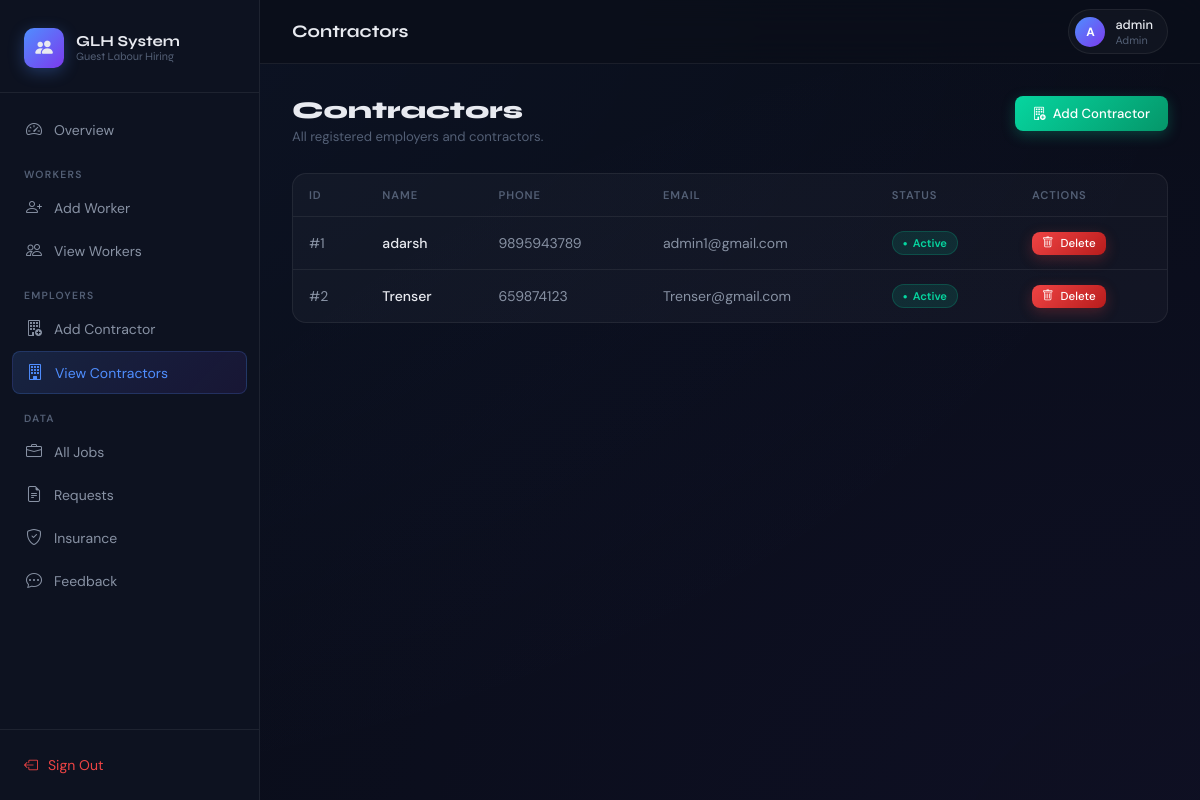
Page /admin-panel/contractors/ (signed in) on the committed database.
### hiring/models.py (models this page shows, shortened)
class UserProfile(models.Model):
    USER_TYPE_CHOICES = [
        ('Admin',    'Admin'),
        ('Police',   'Police'),
        ('Employer', 'Employer'),
        ('Worker',   'Worker'),
    ]
    STATUS_CHOICES = [
        ('Active',   'Active'),
        ('Inactive', 'Inactive'),
    ]
    user      = models.OneToOneField(User, on_delete=models.CASCADE, related_name='profile')
    user_type = models.CharField(max_length=20, choices=USER_TYPE_CHOICES)
    status    = models.CharField(max_length=10, choices=STATUS_CHOICES, default='Active')

class Contractor(models.Model):
    GENDER_CHOICES = [('Male', 'Male'), ('Female', 'Female'), ('Other', 'Other')]
    rid     = models.AutoField(primary_key=True)
    name    = models.CharField(max_length=100)
    address = models.TextField()
    gender  = models.CharField(max_length=10, choices=GENDER_CHOICES)
    phone   = models.CharField(max_length=15)
    email   = models.EmailField(unique=True)
    login   = models.OneToOneField(UserProfile, on_delete=models.CASCADE, related_name='contractor_profile')

### hiring/views.py (the view)
# urls.py: path('admin-panel/contractors/',             views.admin_view_contractors, name='admin_view_contractors'),
@login_required
def admin_view_contractors(request):
    if get_role(request.user) != 'Admin':
        return redirect('dashboard')
    contractors = Contractor.objects.select_related('login').all()
    return render(request, 'hiring/admin/view_contractors.html', {'contractors': contractors})

### hiring/views.py (called while the page is built)
def get_role(user):
    try:
        return user.profile.user_type
    except Exception:
        return None

### hiring/templates/hiring/admin/view_contractors.html (shortened to what this page needs)
{% extends "hiring/base.html" %}
{% block page_title %}Contractors{% endblock %}
{% block sidebar %}
<a href="{% url 'admin_dashboard' %}"><i class="bi bi-speedometer2"></i> Overview</a>
<div class="nav-label">Workers</div>
<a href="{% url 'admin_add_worker' %}"><i class="bi bi-person-plus"></i> Add Worker</a>
<a href="{% url 'admin_view_workers' %}"><i class="bi bi-people"></i> View Workers</a>
<div class="nav-label">Employers</div>
<a href="{% url 'admin_add_contractor' %}"><i class="bi bi-building-add"></i> Add Contractor</a>
<a href="{% url 'admin_view_contractors' %}" class="active"><i class="bi bi-building"></i> View Contractors</a>
<div class="nav-label">Data</div>
<a href="{% url 'admin_view_jobs' %}"><i class="bi bi-briefcase"></i> All Jobs</a>
<a href="{% url 'admin_view_requests' %}"><i class="bi bi-file-earmark-text"></i> Requests</a>
<a href="{% url 'admin_manage_insurance' %}"><i class="bi bi-shield-check"></i> Insurance</a>
<a href="{% url 'admin_view_feedback' %}"><i class="bi bi-chat-dots"></i> Feedback</a>
{% endblock %}
{% block content %}
<div class="page-header fade-up">
  <div><h1>Contractors</h1><p>All registered employers and contractors.</p></div>
  <a href="{% url 'admin_add_contractor' %}" class="btn btn-success"><i class="bi bi-building-add"></i> Add Contractor</a>
</div>
<div class="card fade-up">
  <div class="table-wrap">
    <table>
      <thead><tr><th>ID</th><th>Name</th><th>Phone</th><th>Email</th><th>Status</th><th>Actions</th></tr></thead>
      <tbody>
      {% for c in contractors %}
      <tr>
        <td>#{{ c.rid }}</td>
        <td style="color:var(--text);font-weight:500;">{{ c.name }}</td>
        <td>{{ c.phone }}</td><td>{{ c.email }}</td>
        <td><span class="badge badge-{{ c.login.status|lower }}">{{ c.login.status }}</span></td>
        <td><a href="{% url 'admin_delete_contractor' c.rid %}" class="btn btn-danger btn-xs" onclick="return confirm('Delete {{ c.name }}?')"><i class="bi bi-trash"></i> Delete</a></td>
      </tr>
      {% empty %}
      <tr><td colspan="6"><div class="empty-state"><i class="bi bi-building"></i><p>No contractors yet.</p></div></td></tr>
      {% endfor %}
      </tbody>
    </table>
  </div>
</div>
{% endblock %}

### hiring/templates/hiring/base.html (shortened to what this page needs)
<!DOCTYPE html>
<html lang="en">
<head>
  <link rel="stylesheet" href="https://cdn.jsdelivr.net/npm/bootstrap-icons@1.11.3/font/bootstrap-icons.css">
</head>
<body>
{% if user.is_authenticated %}
<div class="app-layout">
  <aside class="sidebar">
    <div class="sidebar-brand">
      <div class="logo">
        <div class="logo-icon"><i class="bi bi-people-fill"></i></div>
        <div class="logo-text">GLH System<div class="logo-sub">Guest Labour Hiring</div></div>
      </div>
    </div>
    <nav class="sidebar-nav">{% block sidebar %}{% endblock %}</nav>
    <div class="sidebar-footer"><a href="{% url 'logout' %}"><i class="bi bi-box-arrow-left"></i> Sign Out</a></div>
  </aside>
  <div class="main-wrap">
    <div class="topbar">
      <div class="topbar-title">{% block page_title %}Dashboard{% endblock %}</div>
      <div class="user-badge">
        <div class="user-avatar">{{ user.username|slice:":1"|upper }}</div>
        <div><div class="user-name">{{ user.username }}</div><div class="user-role">{{ user.profile.user_type }}</div></div>
      </div>
    </div>
    <div class="content">
      {% block content %}{% endblock %}
    </div>
  </div>
</div>
{% else %}{% block public_content %}{% endblock %}{% endif %}
</body>
</html>

### rows in the picture
Contractor: rid "1", name "adarsh", phone "9895943789", email "admin1@gmail.com", login.status "Active"
Contractor: rid "2", name "Trenser", phone "659874123", email "Trenser@gmail.com", login.status "Active"

### other values in the picture
{{ user.username|slice:":1"|upper }} "A"
{{ user.username }} "admin"
{{ user.profile.user_type }} "Admin"
